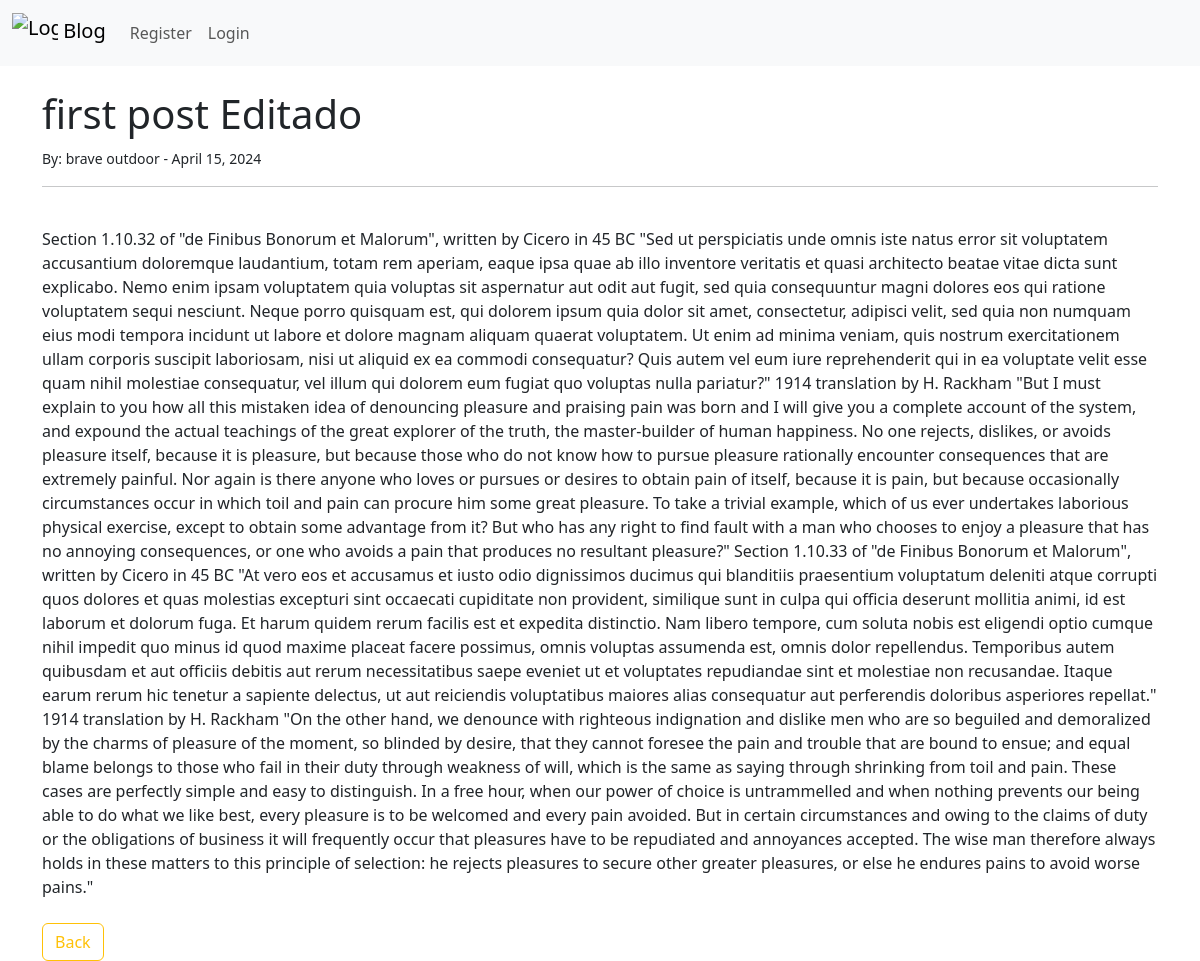
The app's page /article/1 with its own data.
### myblog/models.py (models this page shows, shortened)
class Post(models.Model):
    title = models.CharField(max_length=255)
    title_tag = models.CharField(max_length=255)
    author = models.ForeignKey(User, on_delete=models.CASCADE)
    body = models.TextField()
    post_date = models.DateField(auto_now_add = True)
    category = models.CharField(max_length=255, default="coding")

### myblog/views.py (the view)
# urls.py: path('article/<int:pk>', ArticleDetailsView.as_view(), name='article_detail'),
class ArticleDetailsView(DetailView):
    model = Post
    template_name = 'article_details.html'

### myblog/templates/article_details.html (shortened to what this page needs)
{% extends 'base.html' %}
{% block content %}
    <h1>{{post.title}} </h1>
    <small>By: {{post.author.first_name}} {{post.author.last_name}} - {{post.post_date}}
    </small> <br/>
    <hr>
    <br/>
    {{post.body|safe}}
    <br/><br/>
    <a href="{% url 'home' %}" class="btn btn-outline-warning">Back</a >
{% endblock %}

### records on screen
Post: title "first post Editado", author.first_name "brave", author.last_name "outdoor", post_date "April 15, 2024", body "Section 1.10.32 of \"de Finibus Bonorum et Malorum\", written by Cicero in 45 BC \"Sed ut perspiciatis unde omnis iste natus error sit voluptatem accusantium doloremque laudantium, totam rem aperiam, eaque ipsa quae ab illo inventore veritatis et quasi architecto beatae vitae dicta sunt explicabo. Nemo enim ipsam voluptatem quia voluptas sit aspernatur aut odit aut fugit, sed quia consequuntur magni dolores eos qui ratione voluptatem sequi nesciunt. Neque porro quisquam est, qui dolorem ipsum quia dolor sit amet, consectetur, adipisci velit, sed quia non numquam eius modi tempora incidunt ut labore et dolore magnam aliquam quaerat voluptatem. Ut enim ad minima veniam, quis nostrum…"
